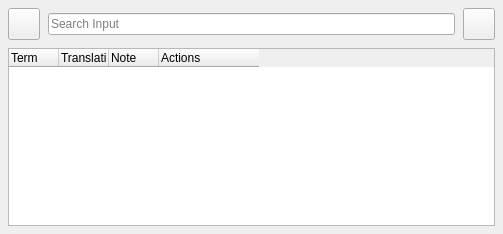
<?xml version="1.0" encoding="UTF-8"?>
<ui version="4.0">
 <class>GlossaryMenu</class>
 <widget class="QWidget" name="GlossaryMenu">
  <property name="geometry">
   <rect>
    <x>0</x>
    <y>0</y>
    <width>503</width>
    <height>234</height>
   </rect>
  </property>
  <property name="windowTitle">
   <string notr="true"/>
  </property>
  <layout class="QVBoxLayout" name="verticalLayout">
   <property name="spacing">
    <number>8</number>
   </property>
   <property name="leftMargin">
    <number>8</number>
   </property>
   <property name="topMargin">
    <number>8</number>
   </property>
   <property name="rightMargin">
    <number>8</number>
   </property>
   <property name="bottomMargin">
    <number>8</number>
   </property>
   <item>
    <widget class="QWidget" name="widget" native="true">
     <layout class="QHBoxLayout" name="horizontalLayout">
      <property name="spacing">
       <number>8</number>
      </property>
      <property name="leftMargin">
       <number>0</number>
      </property>
      <property name="topMargin">
       <number>0</number>
      </property>
      <property name="rightMargin">
       <number>0</number>
      </property>
      <property name="bottomMargin">
       <number>0</number>
      </property>
      <item>
       <widget class="QPushButton" name="addTermButton">
        <property name="sizePolicy">
         <sizepolicy hsizetype="Fixed" vsizetype="Fixed">
          <horstretch>0</horstretch>
          <verstretch>0</verstretch>
         </sizepolicy>
        </property>
        <property name="minimumSize">
         <size>
          <width>32</width>
          <height>32</height>
         </size>
        </property>
        <property name="maximumSize">
         <size>
          <width>32</width>
          <height>32</height>
         </size>
        </property>
        <property name="text">
         <string/>
        </property>
        <property name="icon">
         <iconset resource="../../resources.qrc">
          <normaloff>:/icons/add.svg</normaloff>:/icons/add.svg</iconset>
        </property>
        <property name="iconSize">
         <size>
          <width>20</width>
          <height>20</height>
         </size>
        </property>
       </widget>
      </item>
      <item>
       <widget class="QLineEdit" name="searchInput">
        <property name="placeholderText">
         <string>Search Input</string>
        </property>
       </widget>
      </item>
      <item>
       <widget class="QPushButton" name="searchButton">
        <property name="sizePolicy">
         <sizepolicy hsizetype="Fixed" vsizetype="Fixed">
          <horstretch>0</horstretch>
          <verstretch>0</verstretch>
         </sizepolicy>
        </property>
        <property name="minimumSize">
         <size>
          <width>32</width>
          <height>32</height>
         </size>
        </property>
        <property name="maximumSize">
         <size>
          <width>32</width>
          <height>32</height>
         </size>
        </property>
        <property name="text">
         <string/>
        </property>
        <property name="icon">
         <iconset resource="../../resources.qrc">
          <normaloff>:/icons/search.svg</normaloff>:/icons/search.svg</iconset>
        </property>
        <property name="iconSize">
         <size>
          <width>20</width>
          <height>20</height>
         </size>
        </property>
       </widget>
      </item>
     </layout>
    </widget>
   </item>
   <item>
    <widget class="QTreeWidget" name="glossaryTable">
     <property name="sizeAdjustPolicy">
      <enum>QAbstractScrollArea::SizeAdjustPolicy::AdjustToContents</enum>
     </property>
     <property name="editTriggers">
      <set>QAbstractItemView::EditTrigger::NoEditTriggers</set>
     </property>
     <property name="showDropIndicator" stdset="0">
      <bool>false</bool>
     </property>
     <property name="selectionMode">
      <enum>QAbstractItemView::SelectionMode::NoSelection</enum>
     </property>
     <property name="indentation">
      <number>0</number>
     </property>
     <property name="rootIsDecorated">
      <bool>false</bool>
     </property>
     <attribute name="headerMinimumSectionSize">
      <number>50</number>
     </attribute>
     <attribute name="headerDefaultSectionSize">
      <number>50</number>
     </attribute>
     <attribute name="headerHighlightSections">
      <bool>false</bool>
     </attribute>
     <attribute name="headerStretchLastSection">
      <bool>false</bool>
     </attribute>
     <column>
      <property name="text">
       <string>Term</string>
      </property>
     </column>
     <column>
      <property name="text">
       <string>Translation</string>
      </property>
     </column>
     <column>
      <property name="text">
       <string>Note</string>
      </property>
     </column>
     <column>
      <property name="text">
       <string>Actions</string>
      </property>
     </column>
    </widget>
   </item>
  </layout>
 </widget>
 <resources>
  <include location="../../resources.qrc"/>
 </resources>
 <connections/>
</ui>
